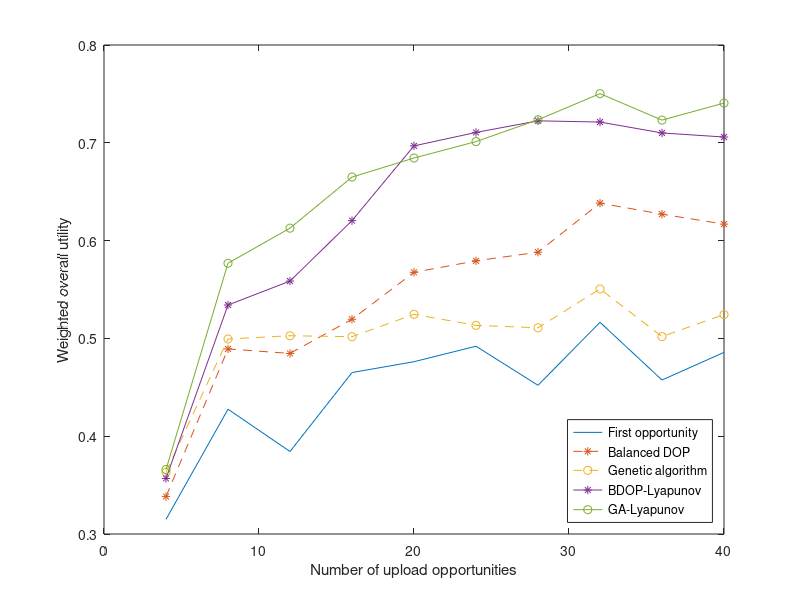
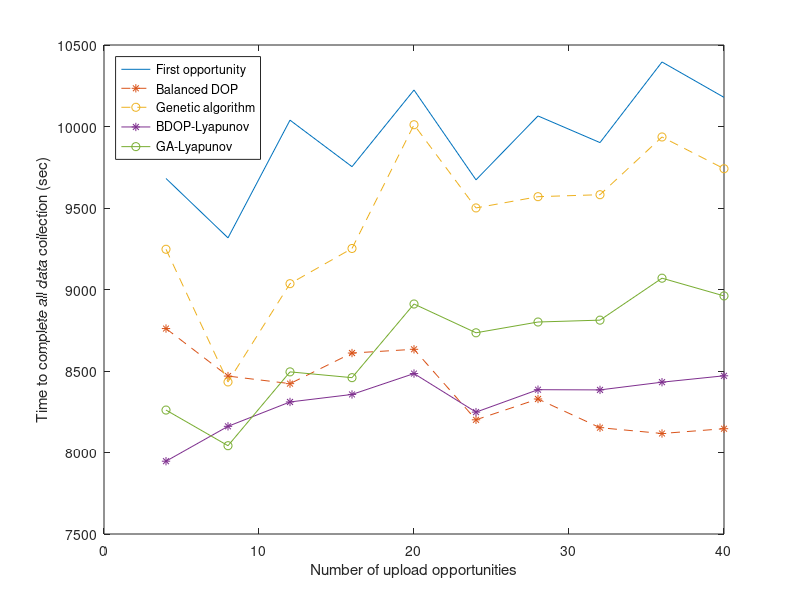

These charts were generated, in order, by the following MATLAB code:
load('mat/half_op_number.mat');

figure;
plot(number_of_op, reward_total(:, 1), ...
    number_of_op, reward_total(:, 4), '--*', ...
    number_of_op, reward_total(:, 7), '--o', ...
    number_of_op, reward_total(:, 6), '-*', ...
    number_of_op, reward_total(:, 9), '-o');
xlabel('Number of upload opportunities');
ylabel('Weighted overall utility');
legend('First opportunity', 'Balanced DOP', 'Genetic algorithm', ...
    'BDOP-Lyapunov', 'GA-Lyapunov', ...
    'Location', 'southeast');
saveas(gcf, 'fig_2/half_op_number_x.fig');

figure;
plot(number_of_op, length_task(:, 1), ...
    number_of_op, length_task(:, 4), '--*', ...
    number_of_op, length_task(:, 7), '--o', ...
    number_of_op, length_task(:, 6), '-*', ...
    number_of_op, length_task(:, 9), '-o');
xlabel('Number of upload opportunities');
ylabel('Time to complete all data collection (sec)');
legend('First opportunity', 'Balanced DOP', 'Genetic algorithm', ...
    'BDOP-Lyapunov', 'GA-Lyapunov', ...
    'Location', 'northwest');
saveas(gcf, 'fig_2/half_op_number_length_x.fig');
